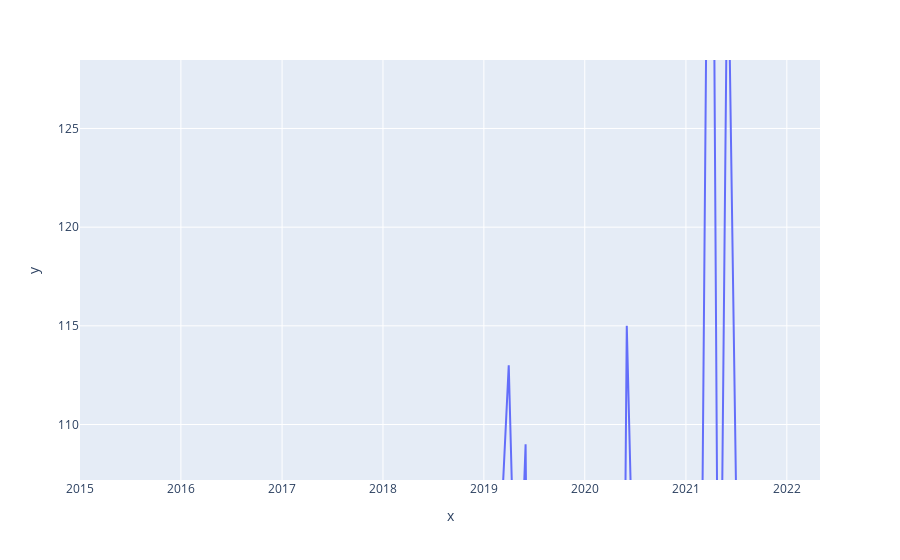

The notebook cell this image was saved under:
### Code cell
fig = px.line(mf, x=month_counts.keys(), y=month_counts.values())
fig.show()

### Figure 1 — Plotly figure (JSON) as saved in the notebook; plotly's stock layout.template omitted (floating-point values rounded to 4 significant figures)
{"data": [{"hovertemplate": "x=%{x}<br>y=%{y}<extra></extra>", "legendgroup": "", "line": {"color": "#636efa", "dash": "solid"}, "mode": "lines", "name": "", "orientation": "v", "showlegend": false, "type": "scatter", "x": ["2022-04", "2022-05", "2022-03", "2022-02", "2022-01", "2021-12", "2021-11", "2021-10", "2021-09", "2021-08", "2021-07", "2021-06", "2021-05", "2021-04", "2021-03", "2021-01", "2021-02", "2020-12", "2020-11", "2020-10", "2020-08", "2020-09", "2020-07", "2020-06", "2020-05", "2020-04", "2020-03", "2020-02", "2020-01", "2019-12", "2019-11", "2019-10", "2019-09", "2019-08", "2019-07", "2019-06", "2019-05", "2019-04", "2019-03", "2019-02", "2019-01", "2018-12", "2018-10", "2018-11", "2018-07", "2018-08", "2018-09", "2018-06", "2018-05", "2018-03", "2018-04", "2018-02", "2018-01", "2017-12", "2017-11", "2017-10", "2017-09", "2017-07", "2017-06", "2017-08", "2017-05", "2017-04", "2017-03", "2017-02", "2017-01", "2016-11", "2016-12", "2016-10", "2016-09", "2016-07", "2016-08", "2016-06", "2016-05", "2016-04", "2016-03", "2016-02", "2016-01", "2015-12", "2015-11", "2015-02", "2015-04", "2015-01"], "xaxis": "x", "y": [58, 29, 68, 63, 79, 41, 50, 56, 72, 105, 107, 136, 90, 158, 105, 74, 53, 81, 92, 86, 66, 62, 97, 115, 62, 70, 62, 100, 61, 70, 107, 104, 84, 54, 64, 109, 97, 113, 104, 57, 53, 55, 54, 54, 9, 4, 44, 44, 50, 16, 10, 36, 32, 26, 36, 47, 39, 34, 43, 12, 39, 40, 83, 95, 65, 73, 37, 66, 77, 31, 44, 53, 48, 19, 61, 104, 99, 77, 65, 1, 2, 1], "yaxis": "y"}], "layout": {"autosize": true, "legend": {"tracegroupgap": 0}, "margin": {"t": 60}, "xaxis": {"anchor": "y", "autorange": true, "domain": [0, 1], "range": ["2015-01-01", "2022-05-01"], "title": {"text": "x"}, "type": "date"}, "yaxis": {"anchor": "x", "autorange": false, "domain": [0, 1], "range": [107.2, 128.5], "title": {"text": "y"}, "type": "linear"}}}
